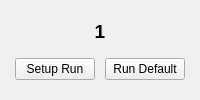
          <widget class="QWidget" name="S1Page2">
           <layout class="QGridLayout" name="gridLayout_30">
            <item row="0" column="0" colspan="2">
             <widget class="QLabel" name="label_78">
              <property name="sizePolicy">
               <sizepolicy hsizetype="MinimumExpanding" vsizetype="Fixed">
                <horstretch>0</horstretch>
                <verstretch>0</verstretch>
               </sizepolicy>
              </property>
              <property name="minimumSize">
               <size>
                <width>0</width>
                <height>0</height>
               </size>
              </property>
              <property name="font">
               <font>
                <pointsize>14</pointsize>
                <weight>75</weight>
                <bold>true</bold>
               </font>
              </property>
              <property name="text">
               <string>1</string>
              </property>
              <property name="alignment">
               <set>Qt::AlignCenter</set>
              </property>
             </widget>
            </item>
            <item row="2" column="0">
             <widget class="QPushButton" name="pushButton_39">
              <property name="sizePolicy">
               <sizepolicy hsizetype="Fixed" vsizetype="Fixed">
                <horstretch>0</horstretch>
                <verstretch>0</verstretch>
               </sizepolicy>
              </property>
              <property name="baseSize">
               <size>
                <width>0</width>
                <height>0</height>
               </size>
              </property>
              <property name="text">
               <string>Setup Run</string>
              </property>
             </widget>
            </item>
            <item row="2" column="1">
             <widget class="QPushButton" name="pushButton_40">
              <property name="sizePolicy">
               <sizepolicy hsizetype="Fixed" vsizetype="Fixed">
                <horstretch>0</horstretch>
                <verstretch>0</verstretch>
               </sizepolicy>
              </property>
              <property name="sizeIncrement">
               <size>
                <width>0</width>
                <height>0</height>
               </size>
              </property>
              <property name="baseSize">
               <size>
                <width>0</width>
                <height>0</height>
               </size>
              </property>
              <property name="text">
               <string>Run Default</string>
              </property>
             </widget>
            </item>
            <item row="1" column="0" colspan="2">
             <spacer name="verticalSpacer_37">
              <property name="orientation">
               <enum>Qt::Vertical</enum>
              </property>
              <property name="sizeType">
               <enum>QSizePolicy::Minimum</enum>
              </property>
              <property name="sizeHint" stdset="0">
               <size>
                <width>0</width>
                <height>0</height>
               </size>
              </property>
             </spacer>
            </item>
            <item row="3" column="0" colspan="2">
             <spacer name="verticalSpacer_38">
              <property name="orientation">
               <enum>Qt::Vertical</enum>
              </property>
              <property name="sizeType">
               <enum>QSizePolicy::Minimum</enum>
              </property>
              <property name="sizeHint" stdset="0">
               <size>
                <width>0</width>
                <height>0</height>
               </size>
              </property>
             </spacer>
            </item>
           </layout>
          </widget>
